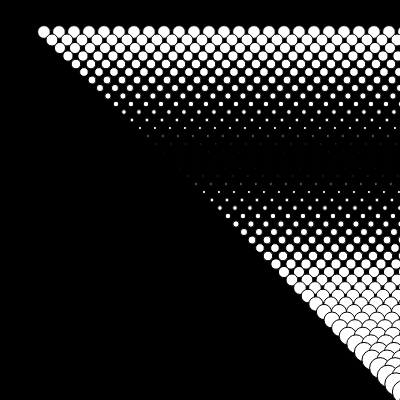
Frame 1 (no input)
Frame 60 (no input): identical to frame 1, image omitted
Frame 120 (the mouse pressed at the canvas centre since frame 60): identical to frame 1, image omitted

The p5.js sketch that drew this single still picture (run headless with seeded random() and noise() and a simulated clock; from frame 60 on, the mouse is pressed at the canvas centre):

// p5.js sketch
// ── sketch.js
/*
note: 
use for loop to make repetation

*/

function setup() {
  createCanvas(400, 400);
}

function draw() {
  background(0);  
  for (var y = 32; y <= height; y += 8){
    for (var x = 12; x <= width; x += 15){
      ellipse( x+y, y , 16 - y/10.0, 16 - y/10.0);
    }
  }
}
